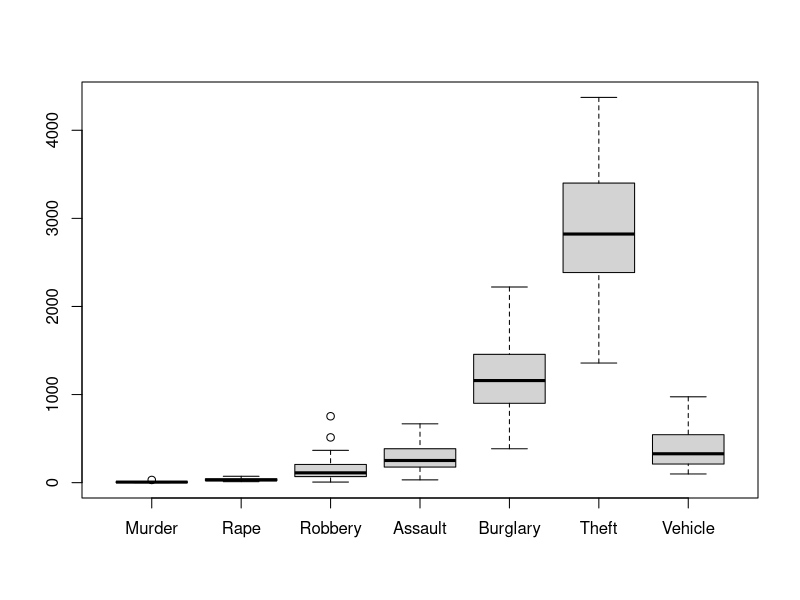
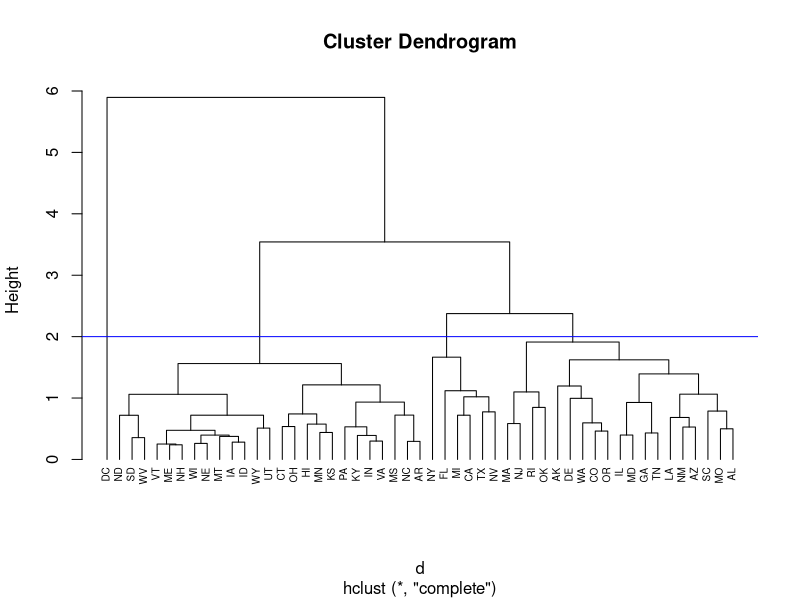

These charts were generated, in order, by the following R code: (Note: this script raises an error after producing the figures.)
## ---- chunk 1
df <- read.csv("crime.csv", row.names="X")
df
## ---- chunk 2
boxplot(df)
## ---- chunk 3
X <- scale(df,center = FALSE, scale = TRUE) 
d <- dist(X)
## ---- chunk 4
# Hierarchical clustering using Complete Linkage
hc1 <- hclust(d, method = "complete" )

# Plot the obtained dendrogram
plot(hc1, cex = 0.6, hang = -1)
abline(h = 2.0, col = "blue")
## ---- chunk 5
library(dplyr)
## ---- chunk 6
murd <- df %>% arrange(Murder)
murd
## ---- chunk 7
rob <- df %>% arrange(Robbery)
rob
## ---- chunk 8
hc2 <- agnes(X, method = "complete")
## ---- chunk 9
m <- c( "average", "single", "complete", "ward")
names(m) <- c( "average", "single", "complete", "ward")
# function to compute coefficient
ac <- function(x) {
  agnes(X, method = x)$ac
}
map_dbl(m, ac)
## ---- chunk 10
plot(hc2)
abline(h = 2.0, col = "red")
